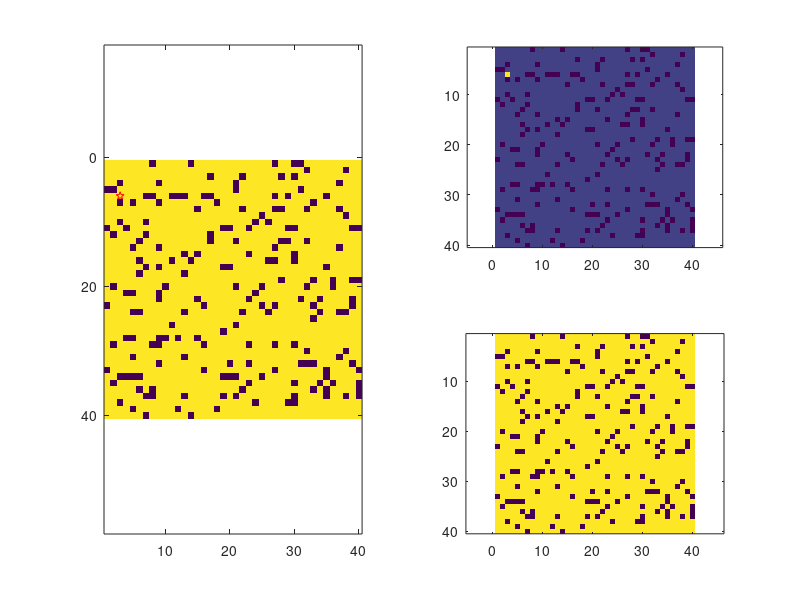

Recreate this plot in MATLAB. (Note: this script raises an error after producing the figure.)
clear all; clc; close all; 
N1=40;N2=40;

min_i=N1;min_j=N2;
max_i=1; max_j=1;

p=rand(N1,N2);
s=round(p+0.4); % 010101 matrix
s_copy=s;

figure(1);
subplot(2,2,[1 3]);
imagesc(s); axis equal;hold on;

% choose a seed site
i=ceil(rand*N1);j=ceil(rand*N2);
% learn its value
v_alue=s(i,j);

visited_added=zeros(2,N1*N2);

% add to the visited_added list the first point
visited_added(1,1)=i;
visited_added(2,1)=j;

index_i=i;
index_j=j;
% visited sites counter
h_its=1;

s_copy(i,j)=5;

figure(1);
subplot(2,2,2)
imagesc(s_copy);axis equal;
subplot(2,2,4)
imagesc(s);axis equal;  

subplot(2,2,[1 3]);                
%plot(i,j,'rp');hold on;
plot(j,i,'rp');hold on;

next_start=1;
next_end=1;

o_ld=1; n_ew=2;
% good conception...

while o_ld~=n_ew
    s_hift=0;
    
    m_in=1;
    for lc=next_start:next_end
        % seems like a lot of double counting is going on

        i=visited_added(1,lc);
        j=visited_added(2,lc);
        
        f=four_pattern_percol(i,j,v_alue,h_its,visited_added,s);
       
        for ff=1:4
            if (f(1,ff)~=0)&&(p(f(1,ff),f(2,ff))<m_in)
                m_in=p(f(1,ff),f(2,ff));
                index_i=f(1,ff);
                index_j=f(2,ff);
            end            
        end
    end
    
    if m_in~=1
        if index_i>max_i
            max_i=index_i;
        end
        if index_j>max_j
            max_j=index_j;
        end
        if index_i<min_i
            min_i=index_i;
        end
        if index_j<min_j
            min_j=index_j;
        end
        s_copy(index_i,index_j)=5;
        subplot(2,2,[1 3]);
        %plot(index_i,index_j,'ro'); hold on;
        plot(index_j,index_i,'ro'); hold on;        
        subplot(2,2,4);
        imagesc(s_copy);axis equal;
        title(h_its);drawnow;      
        
        h_its=h_its+1;
        s_hift=s_hift+1;
        
        visited_added(1,h_its)=index_i;
        visited_added(2,h_its)=index_j;                
        
       % next_start=next_end+1;
        next_end=next_end+1;
    end
    %visited_added
    %pause(.5)
    if max_i-min_i>=N1-1
        break;
    end
    
    if max_j-min_j>=N2-1
        break;
    end

    o_ld=n_ew;
    n_ew=sum(visited_added(1,:));

end

%subplot(2,2,[1 3]);
%for i=1:N1
%    for j=1:N2
%    text(i,j, num2str(p(i,j)) );hold on;
%    end
%end

pause
